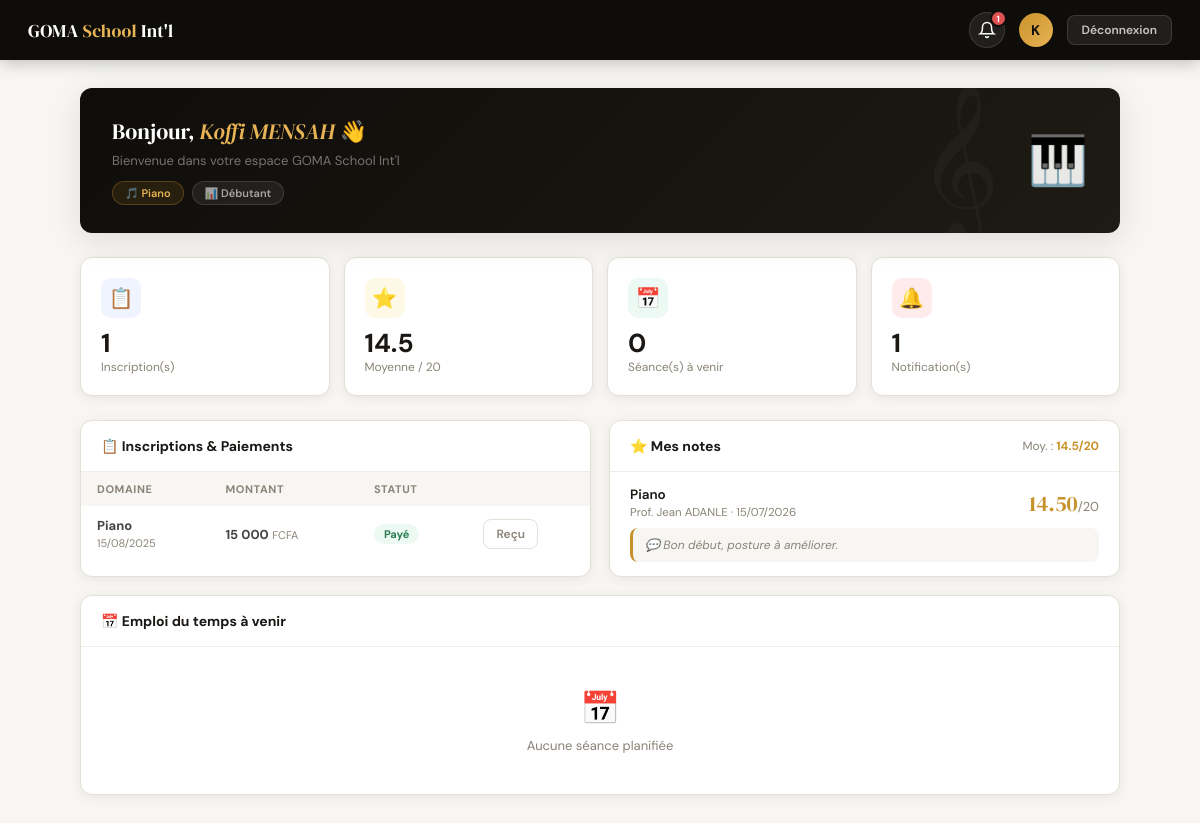
The app's page /dashboard_eleve.php (signed in) with its own data.
### tables this page shows
CREATE TABLE eleves (
    id                      INT PRIMARY KEY,
    domaine_apprentissage   VARCHAR(100),
    niveau_actuel           VARCHAR(50),
    FOREIGN KEY (id)
        REFERENCES utilisateurs(id)
        ON DELETE CASCADE
);

CREATE TABLE inscriptions (
    id_inscription      INT AUTO_INCREMENT PRIMARY KEY,
    date_inscription    DATE            NOT NULL DEFAULT (CURDATE()),
    domaine_choisi      VARCHAR(100)    NOT NULL,
    id_eleve            INT             NOT NULL,
    created_at          TIMESTAMP       DEFAULT CURRENT_TIMESTAMP,
    FOREIGN KEY (id_eleve)
        REFERENCES eleves(id)
        ON DELETE CASCADE
);

CREATE TABLE paiements (
    id_paiement     INT AUTO_INCREMENT PRIMARY KEY,
    montant         DECIMAL(10,2)   NOT NULL,
    date_paiement   DATE            NOT NULL DEFAULT (CURDATE()),
    mode_paiement   ENUM('mobile_money','especes') DEFAULT 'especes',
    telephone_mm    VARCHAR(20),
    statut          ENUM('en_attente','confirme','echoue') DEFAULT 'en_attente',
    id_eleve        INT             NOT NULL,
    id_inscription  INT             NOT NULL,
    created_at      TIMESTAMP       DEFAULT CURRENT_TIMESTAMP,
    FOREIGN KEY (id_eleve)
        REFERENCES eleves(id)
        ON DELETE CASCADE,
    FOREIGN KEY (id_inscription)
        REFERENCES inscriptions(id_inscription)
        ON DELETE CASCADE
);

CREATE TABLE notes (
    id_note         INT AUTO_INCREMENT PRIMARY KEY,
    valeur          DECIMAL(4,2)    NOT NULL,
    commentaire     TEXT,
    id_eleve        INT             NOT NULL,
    id_professeur   INT             NOT NULL,
    id_inscription  INT             NOT NULL,
    created_at      TIMESTAMP       DEFAULT CURRENT_TIMESTAMP,
    FOREIGN KEY (id_eleve)
        REFERENCES eleves(id)
        ON DELETE CASCADE,
    FOREIGN KEY (id_professeur)
        REFERENCES professeurs(id)
        ON DELETE CASCADE,
    FOREIGN KEY (id_inscription)
        REFERENCES inscriptions(id_inscription)
        ON DELETE CASCADE
);

CREATE TABLE utilisateurs (
    id              INT AUTO_INCREMENT PRIMARY KEY,
    nom             VARCHAR(100)    NOT NULL,
    email           VARCHAR(150)    NOT NULL UNIQUE,
    telephone       VARCHAR(20),
    mot_de_passe    VARCHAR(255)    NOT NULL,
    date_naissance  DATE,
    role            ENUM('eleve','professeur') NOT NULL,
    actif           TINYINT(1)      DEFAULT 1,
    created_at      TIMESTAMP       DEFAULT CURRENT_TIMESTAMP,
    updated_at      TIMESTAMP       DEFAULT CURRENT_TIMESTAMP
                    ON UPDATE CURRENT_TIMESTAMP
);

### securite.php (called while the page is built, shortened)
<?php
function xss(string $val): string {
    return htmlspecialchars(trim($val), ENT_QUOTES | ENT_HTML5, 'UTF-8');
}

### dashboard_eleve.php (the view, shortened to what this page needs)
<?php
require 'connexion.php';
require 'securite.php';
$id_eleve  = $_SESSION['id'];
$nom_eleve = $_SESSION['nom'];
$stmt = $pdo->prepare("
    SELECT u.*, e.domaine_apprentissage, e.niveau_actuel
    FROM utilisateurs u
    JOIN eleves e ON e.id = u.id
    WHERE u.id = ?
");
$stmt->execute([$id_eleve]);
$eleve = $stmt->fetch();
$stmt = $pdo->prepare("
    SELECT i.*,
           p.id_paiement, p.montant, p.statut AS statut_paiement,
           p.mode_paiement, p.date_paiement,
           r.id_recu, r.numero_recu
    FROM inscriptions i
    LEFT JOIN paiements p ON p.id_inscription = i.id_inscription
    LEFT JOIN recus r     ON r.id_paiement    = p.id_paiement
    WHERE i.id_eleve = ?
    ORDER BY i.date_inscription DESC
");
$stmt->execute([$id_eleve]);
$inscriptions = $stmt->fetchAll();
$stmt = $pdo->prepare("
    SELECT n.*, u.nom AS nom_professeur, i.domaine_choisi
    FROM notes n
    JOIN utilisateurs u  ON u.id               = n.id_professeur
    JOIN inscriptions i  ON i.id_inscription   = n.id_inscription
    WHERE n.id_eleve = ?
    ORDER BY n.created_at DESC
");
$stmt->execute([$id_eleve]);
$notes = $stmt->fetchAll();
$stmt = $pdo->prepare("
    SELECT edt.*, c.intitule AS cours, u.nom AS professeur
    FROM emplois_du_temps edt
    JOIN cours c         ON c.id_cours     = edt.id_cours
    JOIN utilisateurs u  ON u.id           = edt.id_professeur
    WHERE edt.date_heure >= NOW()
    ORDER BY edt.date_heure ASC
    LIMIT 10
");
$stmt->execute();
$planning = $stmt->fetchAll();
$stmt = $pdo->prepare("
    SELECT * FROM notifications
    WHERE id_eleve = ? AND lu = 0
    ORDER BY created_at DESC
");
$stmt->execute([$id_eleve]);
$notifications = $stmt->fetchAll();
$nb_notifs     = count($notifications);
$moyenne = 0;
if (count($notes) > 0) {
    $moyenne = round(
        array_sum(array_column($notes, 'valeur')) / count($notes),
        2
    );
}
$mois_fr = ['Jan','Fév','Mar','Avr','Mai','Jun',
            'Jul','Aoû','Sep','Oct','Nov','Déc'];
?>
<!DOCTYPE html>
<html lang="fr">
<head>
</head>
<body>
<nav class="navbar">
  <div class="navbar-brand">GOMA <em>School</em> Int'l</div>
  <div class="navbar-right">
    <div class="notif-btn" onclick="toggleNotifs()" aria-label="Notifications">
      <svg viewBox="0 0 24 24"><path d="M18 8A6 6 0 0 0 6 8c0 7-3 9-3 9h18s-3-2-3-9"/><path d="M13.73 21a2 2 0 0 1-3.46 0"/></svg>
      <?php if($nb_notifs > 0):?>
        <span class="notif-badge"><?=$nb_notifs?></span>
      <?php endif;?>
    </div>
    <div class="avatar"><?=strtoupper(substr($nom_eleve,0,1))?></div>
    <a href="deconnexion.php" class="btn-deco">Déconnexion</a>
  </div>
</nav>
<div class="page">
  <div class="bienvenue">
    <div class="bvn-texte">
      <h2>Bonjour, <span><?=xss($nom_eleve)?></span> 👋</h2>
      <p>Bienvenue dans votre espace GOMA School Int'l</p>
      <div class="bvn-tags">
        <span class="bvn-tag gold">🎵 <?=xss($eleve['domaine_apprentissage'] ?? 'Non défini')?></span>
        <span class="bvn-tag">📊 <?=xss($eleve['niveau_actuel'] ?? 'Non défini')?></span>
      </div>
    </div>
    <div class="bvn-icon">🎹</div>
  </div>
  <div class="stats">
    <div class="stat">
      <div class="stat-top">
        <div class="stat-ico" style="background:#F0F4FF">📋</div>
      </div>
      <div class="stat-val"><?=count($inscriptions)?></div>
      <div class="stat-lbl">Inscription(s)</div>
    </div>
    <div class="stat">
      <div class="stat-top">
        <div class="stat-ico" style="background:#FEF9E7">⭐</div>
      </div>
      <div class="stat-val"><?=$moyenne > 0 ? $moyenne : '—'?></div>
      <div class="stat-lbl">Moyenne / 20</div>
    </div>
    <div class="stat">
      <div class="stat-top">
        <div class="stat-ico" style="background:#EDFAF4">📅</div>
      </div>
      <div class="stat-val"><?=count($planning)?></div>
      <div class="stat-lbl">Séance(s) à venir</div>
    </div>
    <div class="stat">
      <div class="stat-top">
        <div class="stat-ico" style="background:#FEECEC">🔔</div>
      </div>
      <div class="stat-val"><?=$nb_notifs?></div>
      <div class="stat-lbl">Notification(s)</div>
    </div>
  </div>
  <div class="grille">
    <div class="section">
      <div class="section-head">
        <h3>📋 Inscriptions & Paiements</h3>
      </div>
      <div class="section-body">
        <?php if(count($inscriptions) > 0):?>
        <table class="tbl">
          <thead>
            <tr>
              <th>Domaine</th>
              <th>Montant</th>
              <th>Statut</th>
              <th></th>
            </tr>
          </thead>
          <tbody>
          <?php foreach($inscriptions as $ins):?>
            <tr>
              <td><strong><?=xss($ins['domaine_choisi'])?></strong><br>
                <span style="font-size:11px;color:var(--muted)">
                  <?=date('d/m/Y', strtotime($ins['date_inscription']))?>
                </span>
              </td>
              <td>
                <?php if($ins['montant']):?>
                  <strong><?=number_format($ins['montant'],0,',',' ')?></strong>
                  <span style="font-size:11px;color:var(--muted)"> FCFA</span>
                <?php else:?>
                  <span style="color:var(--muted);font-size:12px">—</span>
                <?php endif;?>
              </td>
              <td>
                <?php
                  $s = $ins['statut_paiement'] ?? '';
                  $cls = $s === 'confirme' ? 'badge-ok' : ($s === 'echoue' ? 'badge-err' : 'badge-att');
                  $lbl = $s === 'confirme' ? 'Payé' : ($s === 'echoue' ? 'Échoué' : 'Non payé');
                ?>
                <span class="badge <?=$cls?>"><?=$lbl?></span>
              </td>
              <td>
                <?php if($ins['statut_paiement'] !== 'confirme'):?>
                  <a href="paiement.php?id=<?=$ins['id_inscription']?>" class="btn-sm btn-gold">Payer</a>
                <?php elseif($ins['id_recu']):?>
                  <a href="generer_recu.php?id=<?=$ins['id_recu']?>" class="btn-sm btn-outline">Reçu</a>
                <?php endif;?>
              </td>
            </tr>
          <?php endforeach;?>
          </tbody>
        </table>
        <?php else:?>
          <div class="vide"><span class="vide-icon">📋</span>Aucune inscription</div>
        <?php endif;?>
      </div>
    </div>
    <div class="section">
      <div class="section-head">
        <h3>⭐ Mes notes</h3>
        <?php if($moyenne > 0):?>
          <span style="font-size:12px;color:var(--muted)">Moy. : <strong style="color:var(--gold)"><?=$moyenne?>/20</strong></span>
        <?php endif;?>
      </div>
      <div class="section-body">
        <?php if(count($notes) > 0):?>
          <?php foreach($notes as $note):?>
          <div class="note-item">
            <div class="note-row">
              <div class="note-info">
                <h4><?=xss($note['domaine_choisi'])?></h4>
                <p>Prof. <?=xss($note['nom_professeur'])?> · <?=date('d/m/Y', strtotime($note['created_at']))?></p>
              </div>
              <div class="note-val"><?=$note['valeur']?><span>/20</span></div>
            </div>
            <?php if($note['commentaire']):?>
              <div class="note-comment">💬 <?=xss($note['commentaire'])?></div>
            <?php endif;?>
          </div>
          <?php endforeach;?>
        <?php else:?>
          <div class="vide"><span class="vide-icon">⭐</span>Aucune note disponible</div>
        <?php endif;?>
      </div>
    </div>
  </div>
  <div class="section">
    <div class="section-head">
      <h3>📅 Emploi du temps à venir</h3>
    </div>
    <div class="section-body">
      <?php if(count($planning) > 0):?>
        <?php foreach($planning as $s):
          $dt = new DateTime($s['date_heure']);
        ?>
        <div class="planning-item">
          <div class="plan-date">
            <div class="j"><?=$dt->format('d')?></div>
            <div class="m"><?=$mois_fr[(int)$dt->format('m')-1]?></div>
          </div>
          <div class="plan-info">
            <h4><?=xss($s['cours'])?></h4>
            <p><?=$dt->format('H\hi')?> · Prof. <?=xss($s['professeur'])?></p>
          </div>
          <div class="plan-site"><?=xss($s['site_de_formation'])?></div>
        </div>
        <?php endforeach;?>
      <?php else:?>
        <div class="vide"><span class="vide-icon">📅</span>Aucune séance planifiée</div>
      <?php endif;?>
    </div>
  </div>
</div>
</body>
</html>

### records on screen
eleves: domaine_apprentissage "Piano", niveau_actuel "Débutant"
inscriptions: domaine_choisi "Piano", date_inscription "15/08/2025", paiements.montant "15 000", paiements.statut "Payé"
notes: id_inscription.domaine_choisi "Piano", utilisateurs.nom "Jean ADANLE", created_at "15/07/2026", valeur "14.50", commentaire "Bon début, posture à améliorer."

### other values on screen
$nb_notifs "1"
substr($nom_eleve,0,1) "K"
xss($nom_eleve) "Koffi MENSAH"
count($inscriptions) "1"
$moyenne "14.5"
count($planning) "0"
